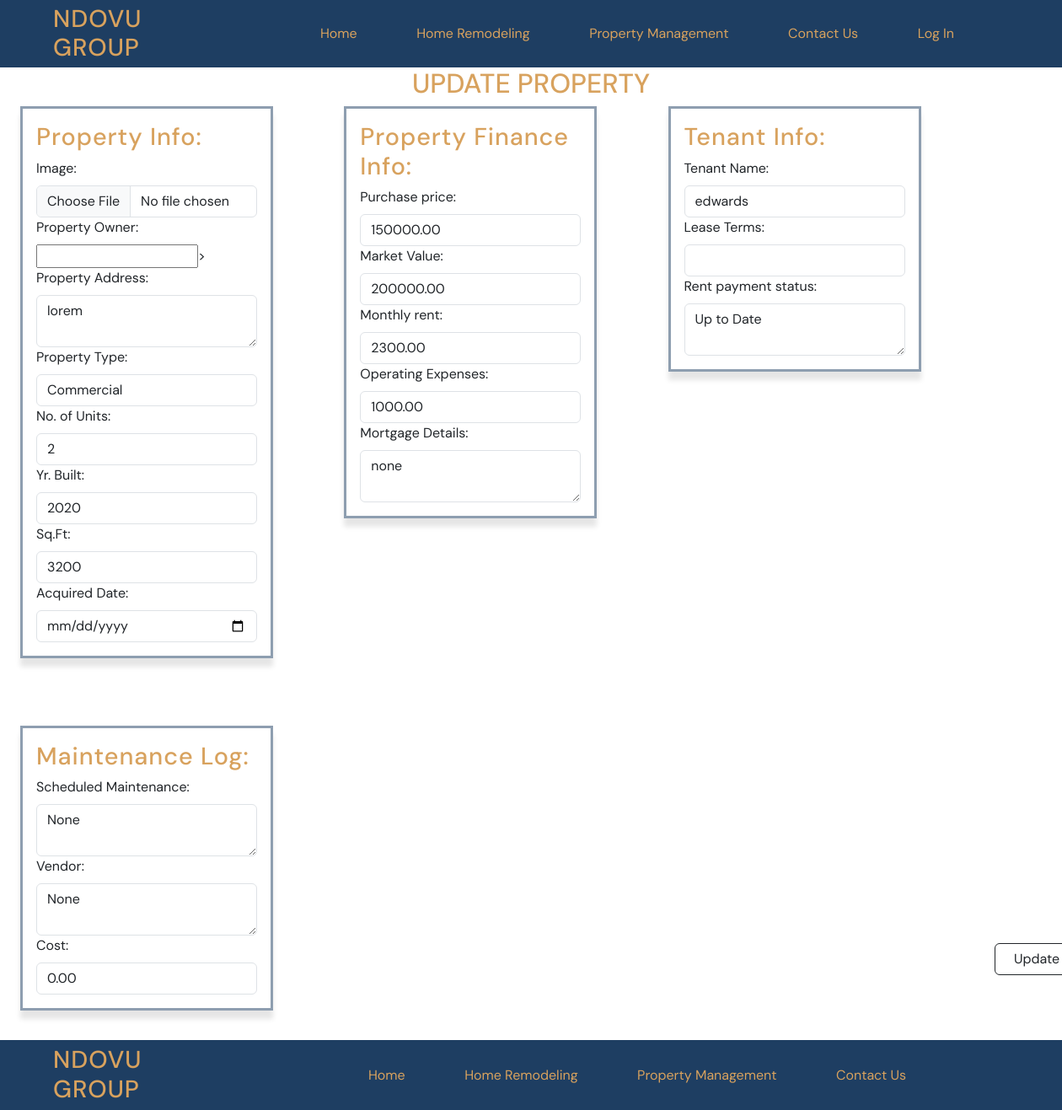
/property/25/update_property/, run on an earlier commit of the app's database.
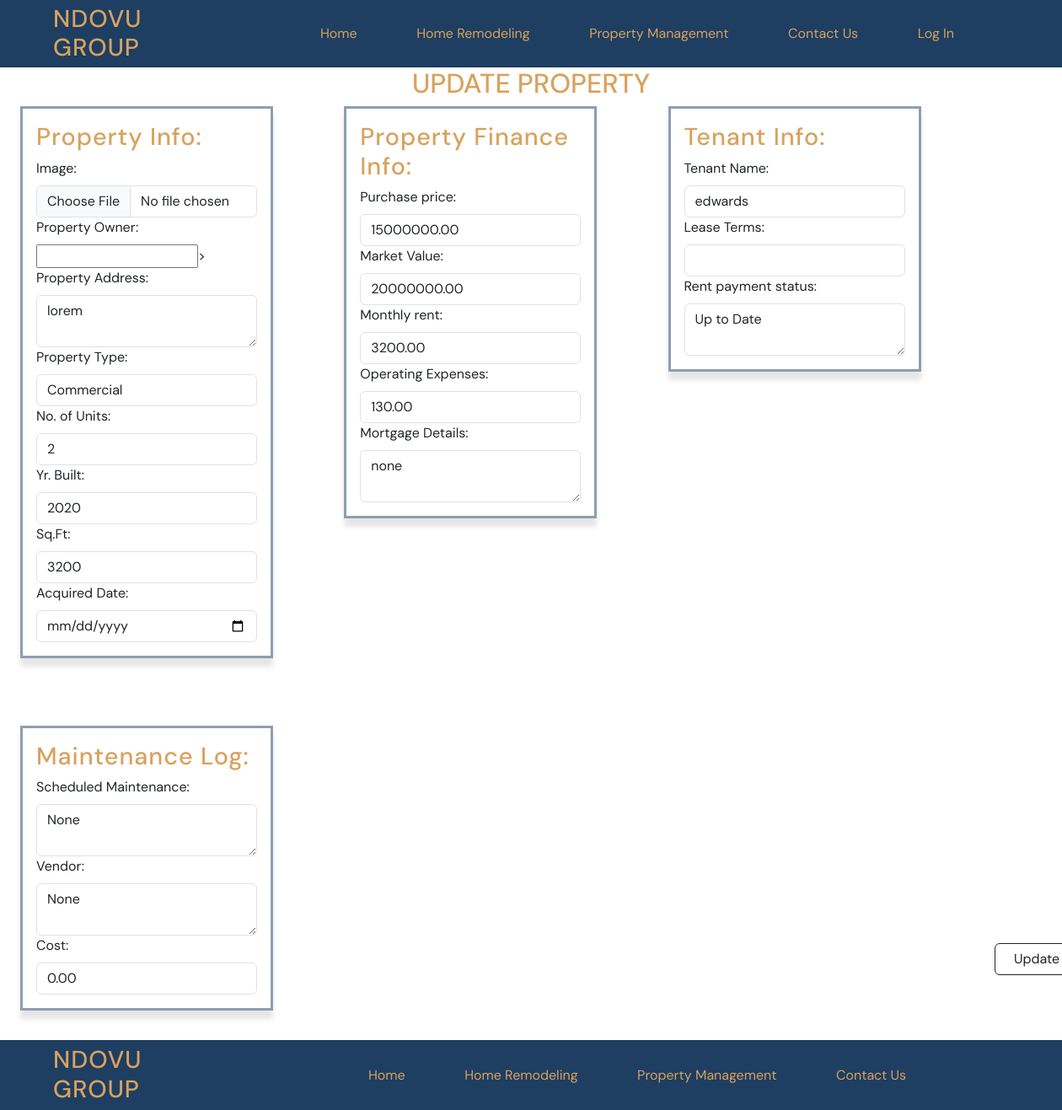
And on a later commit of the database.
### property/models.py (models this page shows, shortened)
class PropertyFinance(models.Model):
    purchase_price = MoneyField(max_digits=14, decimal_places=2, default_currency='USD')
    market_value = MoneyField(max_digits=14, decimal_places=2, default_currency='USD')
    monthly_rent = MoneyField(max_digits=14, decimal_places=2, default_currency='USD')
    operating_expenses = MoneyField(max_digits=14, decimal_places=2, default_currency='USD')
    mortgage_details = models.TextField()
    property = models.ForeignKey(PropertyManagement, null=True, blank=True, on_delete=models.CASCADE)

class PropertyManagement(models.Model):
    property_owner = models.CharField(max_length=128)
    image = models.ImageField(upload_to="static/img")
    address = models.CharField(max_length=200)
    property_type = models.CharField(max_length=50)
    number_of_units = models.CharField(max_length=10)
    year_built = models.TextField()
    square_footage = models.CharField(max_length=10)
    acquired_date = models.DateField()

### property/views.py (the view)
# urls.py: path("<int:pk>/update_property/", views.PropertyUpdateDetailView.as_view(), name="property_update"),
class PropertyUpdateDetailView(DetailView):
        template_name = "property/property_update.html"
        model = PropertyManagement
        def get_context_data(self, **kwargs): # this function will pull up a detail list when you click on update button on property list page
                context = super().get_context_data(**kwargs)
                property = self.object
                finance = PropertyFinance.objects.filter(property=property).first()
                context["propertyfinance"] = finance
                tenant =  PropertyTenantInfo.objects.filter(property=property).first()
                context["propertytenantinfo"] = tenant
                maintenance = PropertyMaintenanceInfo.objects.filter(property=property).first()
                context["propertymaintenanceinfo"] = maintenance
                return context

### templates/property/property_update.html (shortened to what the changed rows need)
{% extends 'base.html' %} {% block title %}Update{% endblock title%} {% block
{% block content %}
<div class="project-section center-row">
    <form method="POST" action="{% url 'save_changes' %}" enctype="multipart/form-data" >
        <h1>Update Property</h1>
        <section class="property-form">
                <div>
                    <h2> Property Info:</h2>
                    <label class="form-label">Image:</label>
                    <input type="file" class="form-control" name="image" value="{{ propertymanagement.image }}">
                </div>
                <div>
                    <label class="form-label">Property Address:</label>
                    <textarea class="form-control" name="address">{{ propertymanagement.address }}</textarea>
                </div>
                <div>
                    <label class="form-label">Property Type:</label>
                    <input list="typelistOptions" class="form-control" name="property_type"
                        value="{{ propertymanagement.property_type }}">
                </div>
                <div>
                    <label class="form-label">No. of Units:</label>
                    <input type="number" class="form-control" name="number_of_units"
                        value="{{ propertymanagement.number_of_units }}">
                </div>
                <div>
                    <label class="form-label">Yr. Built:</label>
                    <input type="number" class="form-control" name="year_built"
                        value="{{ propertymanagement.year_built }}">
                </div>
                <div>
                    <label class="form-label">Sq.Ft:</label>
                    <input type="text" class="form-control" name="square_footage"
                        value="{{ propertymanagement.square_footage }}">
                </div>
                <div>
                    <label class="form-label">Acquired Date:</label>
                    <input type="date" class="form-control" name="acquired_date"
                        value="{{ propertymanagement.acquired_date }}">
                </div>
            </section>
            <section class="property-form">
                <h2> Property Finance Info:</h2>
                <div>
                    <label class="form-label">Purchase price:</label>
                    <input type="number" class="form-control" name="purchase_price"
                        value="{{ propertyfinance.purchase_price }}">
                </div>
                <div>
                    <label class="form-label">Market Value:</label>
                    <input type="number" class="form-control" name="market_value"
                        value="{{ propertyfinance.market_value }}">
                </div>
                <div>
                    <label class="form-label">Monthly rent:</label>
                    <input type="number" class="form-control" name="monthly_rent"
                        value="{{ propertyfinance.monthly_rent }}">
                </div>
                <div>
                    <label class="form-label">Operating Expenses:</label>
                    <input type="number" class="form-control" name="operating_expenses"
                        value="{{ propertyfinance.operating_expenses }}">
                </div>
                <div>
                    <label class="form-label">Mortgage Details:</label>
                    <textarea class="form-control"
                        name="mortgage_details">{{ propertyfinance.mortgage_details }}</textarea>
                </div>
            </section>
            <section class="property-form">
                <h2> Tenant Info:</h2>
            </section>
            <section class="property-form">
                <h2> Maintenance Log:</h2>
            </section>
    </form>
</div>
{% endblock content %}

What changed in the data, as far as the page shows it:
changed PropertyFinance "none": purchase_price "150000.00" → "15000000.00"; market_value "200000.00" → "20000000.00"; monthly_rent "2300.00" → "3200.00"; operating_expenses "1000.00" → "130.00"
